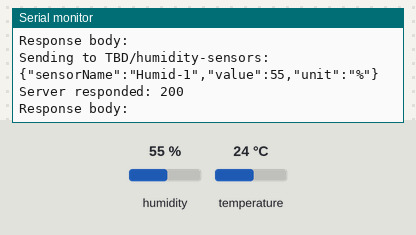
The sketch below on a simulated ESP32. Parts: the last lines printed to the serial monitor. Inputs (shaded band) come from the test bench; at power-on: humidity 55 %, temperature 24 °C. WiFi joins after 1.5 s; servers stay silent unless stated; uploads are accepted with an empty reply.

Above: at 2.7 s.
2.8 s: humidity set to 22 %
At 3.57 s:
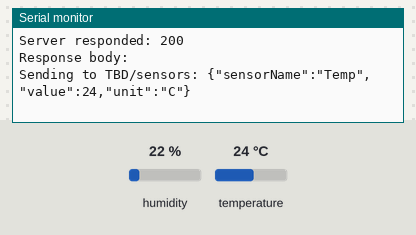
7.5 s: temperature set to 12 °C
At 8.08 s:
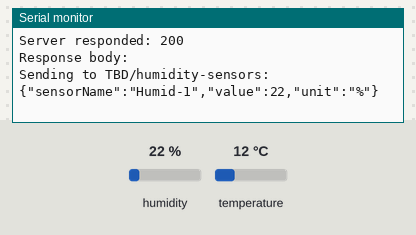
12.2 s: humidity set to 40 %
At 14.6 s:
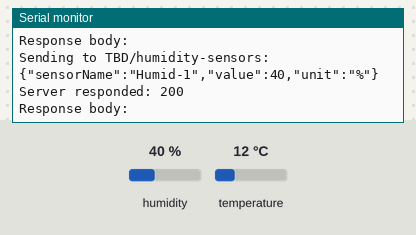
Timing chart, 0 to 16.1 s (numbered marks = the images above; inputs shaded):
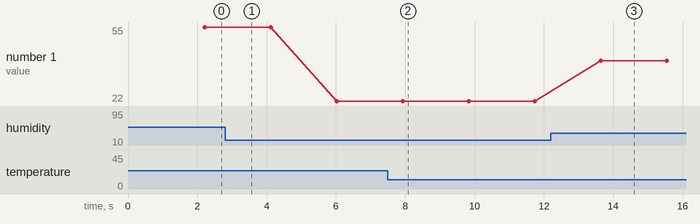

The sketch:

sketch.ino
```cpp
#include "DHT.h"
#include <ArduinoJson.h>
#include <HTTPClient.h>
#include <WiFi.h>

const char* ssid = "Wokwi-GUEST";
const char* password = "";

// адресa серверу на Render (без слешу в кінці)
const char* baseUrl = "TBD";

#define DHTPIN 15
#define DHTTYPE DHT22

DHT dht(DHTPIN, DHTTYPE);

void setup() {
  Serial.begin(115200);
  dht.begin();
  Serial.println("ESP32 started");

  Serial.print("Connecting to WiFi");
  WiFi.begin(ssid, password);

  int attempts = 0;
  while (WiFi.status() != WL_CONNECTED && attempts < 20) {
    delay(500);
    Serial.print(".");
    attempts++;
  }

  if (WiFi.status() == WL_CONNECTED) {
    Serial.println("\nWiFi connected");
    Serial.print("IP: ");
    Serial.println(WiFi.localIP());
  } else {
    Serial.println("\nWiFi connection failed");
  }
}

void sendToServer(String path, String sensorName, float value, String unit) {
  if (WiFi.status() != WL_CONNECTED) {
    Serial.println("WiFi not connected");
    return;
  }

  StaticJsonDocument<200> doc;
  doc["sensorName"] = sensorName;
  doc["value"] = value;
  doc["unit"] = unit;

  String jsonData;
  serializeJson(doc, jsonData);

  String url = String(baseUrl) + path;

  Serial.print("Sending to ");
  Serial.print(url);
  Serial.print(": ");
  Serial.println(jsonData);

  HTTPClient http;
  http.begin(url);
  http.addHeader("Content-Type", "application/json");

  int httpResponseCode = http.POST(jsonData);

  if (httpResponseCode > 0) {
    Serial.print("Server responded: ");
    Serial.println(httpResponseCode);
    String response = http.getString();
    Serial.println("Response body: " + response);
  } else {
    Serial.print("Error sending POST: ");
    Serial.println(httpResponseCode);
  }

  http.end();
}

void loop() {
  float temperature = dht.readTemperature();
  float humidity = dht.readHumidity();

  if (isnan(temperature) || isnan(humidity)) {
    Serial.println("Failed to read from DHT sensor!");
    delay(2000);
    return;
  }

  sendToServer("/sensors", "Temp", temperature, "C");
  delay(500);
  sendToServer("/humidity-sensors", "Humid-1", humidity, "%");

  delay(1000);
}
```

Measured:
- after the input at 12.2 s, the serial monitor: prints a new line after 1.4 s (image 3)
- plotted number 1: 55 → 22 after the input at 2.8 s, 22 → 40 after the input at 12.2 s
